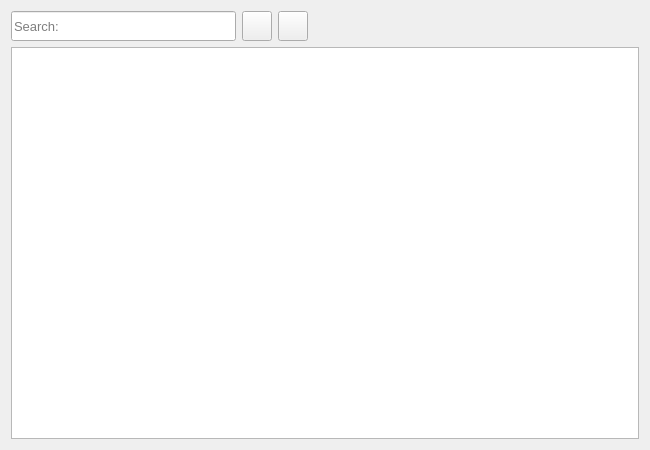
<?xml version="1.0" encoding="UTF-8"?>
<ui version="4.0">
 <class>MainWindowWidget</class>
 <widget class="QWidget" name="MainWindowWidget">
  <property name="geometry">
   <rect>
    <x>0</x>
    <y>0</y>
    <width>650</width>
    <height>450</height>
   </rect>
  </property>
  <property name="minimumSize">
   <size>
    <width>0</width>
    <height>0</height>
   </size>
  </property>
  <property name="windowTitle">
   <string>Form</string>
  </property>
  <property name="layoutDirection">
   <enum>Qt::LayoutDirection::LeftToRight</enum>
  </property>
  <layout class="QGridLayout" name="gridLayout">
   <item row="0" column="3">
    <spacer name="horizontalSpacer_2">
     <property name="orientation">
      <enum>Qt::Orientation::Horizontal</enum>
     </property>
     <property name="sizeHint" stdset="0">
      <size>
       <width>184</width>
       <height>20</height>
      </size>
     </property>
    </spacer>
   </item>
   <item row="0" column="1">
    <widget class="QPushButton" name="pushButton">
     <property name="sizePolicy">
      <sizepolicy hsizetype="Fixed" vsizetype="Fixed">
       <horstretch>0</horstretch>
       <verstretch>0</verstretch>
      </sizepolicy>
     </property>
     <property name="minimumSize">
      <size>
       <width>30</width>
       <height>30</height>
      </size>
     </property>
     <property name="text">
      <string/>
     </property>
     <property name="icon">
      <iconset theme="QIcon::ThemeIcon::ListAdd"/>
     </property>
    </widget>
   </item>
   <item row="1" column="0" colspan="5">
    <widget class="QListWidget" name="listWidget">
     <property name="font">
      <font>
       <pointsize>10</pointsize>
      </font>
     </property>
    </widget>
   </item>
   <item row="0" column="0">
    <widget class="QLineEdit" name="lineEdit">
     <property name="sizePolicy">
      <sizepolicy hsizetype="Expanding" vsizetype="Fixed">
       <horstretch>0</horstretch>
       <verstretch>0</verstretch>
      </sizepolicy>
     </property>
     <property name="minimumSize">
      <size>
       <width>225</width>
       <height>30</height>
      </size>
     </property>
     <property name="font">
      <font>
       <pointsize>10</pointsize>
      </font>
     </property>
     <property name="placeholderText">
      <string>Search:</string>
     </property>
    </widget>
   </item>
   <item row="0" column="2">
    <widget class="QPushButton" name="pushButton_2">
     <property name="sizePolicy">
      <sizepolicy hsizetype="Fixed" vsizetype="Fixed">
       <horstretch>0</horstretch>
       <verstretch>0</verstretch>
      </sizepolicy>
     </property>
     <property name="minimumSize">
      <size>
       <width>30</width>
       <height>30</height>
      </size>
     </property>
     <property name="text">
      <string/>
     </property>
     <property name="icon">
      <iconset theme="QIcon::ThemeIcon::EditDelete"/>
     </property>
    </widget>
   </item>
   <item row="0" column="4">
    <spacer name="horizontalSpacer">
     <property name="orientation">
      <enum>Qt::Orientation::Horizontal</enum>
     </property>
     <property name="sizeHint" stdset="0">
      <size>
       <width>183</width>
       <height>20</height>
      </size>
     </property>
    </spacer>
   </item>
  </layout>
 </widget>
 <resources/>
 <connections/>
</ui>
